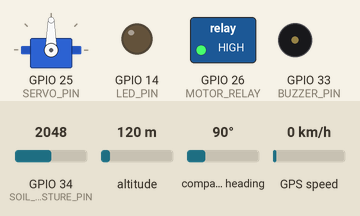
Recording of a sketch running on a simulated ESP32. Parts: servo, switched loads named in the sketch (green lamp = pin HIGH), output pins drawn as LEDs (lit = HIGH), buzzer (waves = sounding, pin HIGH). The inputs (shaded band) are chosen by the test bench; at power-on: GPIO 34 (SOIL_MOISTURE_PIN) = 2048, altitude 120 m, compass heading 90°, GPS speed 0 km/h. WiFi joins after 1.5 s; servers stay silent unless stated; the GPS gets a fix after 3 s at 37.7749, -122.4194 with 8 satellites; what the sketch prints to the serial monitor is not drawn.

Above: at 6.7 s.
6.8 s: GPIO 34 (SOIL_MOISTURE_PIN) set to 2126
At 11.1 s:
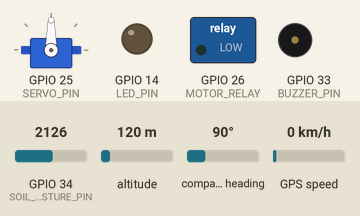
17.0 s: GPIO 34 (SOIL_MOISTURE_PIN) set to 1960
At 21.6 s:
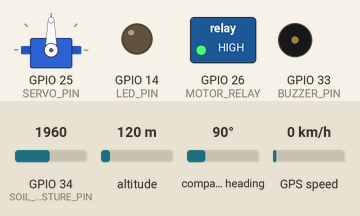
22.1 s: GPIO 34 (SOIL_MOISTURE_PIN) set to 2866
At 26.2 s:
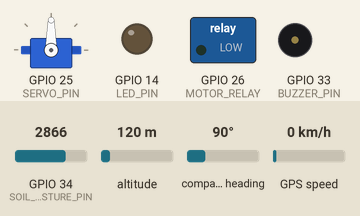
Timing chart, 0 to 27.7 s (numbered marks = the images above; inputs shaded):
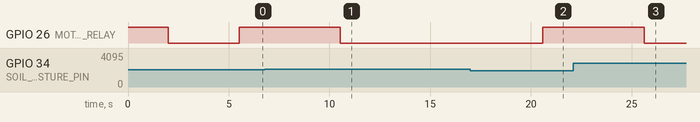

Measured:
- the behaviour switches between 2094 and 2095 on GPIO 34 (SOIL_MOISTURE_PIN) (found by bisection; images 0 and 1)
- after the input at 6.8 s, GPIO 26 (MOTOR_RELAY): HIGH → LOW after 3.7 s
- after the input at 17.0 s, GPIO 26 (MOTOR_RELAY): LOW → HIGH after 3.6 s
- after the input at 22.1 s, GPIO 26 (MOTOR_RELAY): HIGH → LOW after 3.5 s

The sketch:

smart_agri_with_cam.ino
```cpp
// Include necessary libraries
#include <WiFi.h>
#include <WebServer.h>
#include <DHT.h>
#include <ESP32Servo.h>
#include <TinyGPS++.h>
#include <HardwareSerial.h>

// WiFi Credentials
#define WIFI_SSID "project1234"       // WiFi SSID
#define WIFI_PASSWORD "project1234"   // WiFi Password

// DHT Sensor Configuration
#define DHTPIN 4                      // DHT sensor pin
#define DHTTYPE DHT11                 // DHT sensor type
DHT dht(DHTPIN, DHTTYPE);            // Initialize DHT sensor

// Sensor Pins
#define SOIL_MOISTURE_PIN 34          // Analog pin for soil moisture sensor
#define WATER_LEVEL_PIN 32            // Analog pin for water level sensor
#define MOTOR_RELAY 26                // Relay pin for motor
#define SERVO_PIN 25                  // Servo motor control pin
#define LED_PIN 14                    // LED pin for alert indication
#define BUZZER_PIN 33                 // Buzzer pin for alert indication

// GPS Configuration Pins
#define RXD2 16                       // GPS module RX pin
#define TXD2 17                       // GPS module TX pin
TinyGPSPlus gps;                     // GPS library instance
HardwareSerial gpsSerial(2);         // Use Serial2 for GPS

// Web Server Initialization
WebServer server(80);                // Web server runs on port 80
Servo servoMotor;                    // Servo motor object

// Connect to WiFi function
void connectToWiFi() {
  Serial.print("Connecting to WiFi");

  WiFi.mode(WIFI_STA);               // Set WiFi to station mode
  WiFi.begin(WIFI_SSID, WIFI_PASSWORD);  // Begin WiFi connection

  int maxAttempts = 30;              // Max attempts to connect (~15s)
  int attempt = 0;

  // Try connecting to WiFi
  while (WiFi.status() != WL_CONNECTED && attempt < maxAttempts) {
    delay(500);
    Serial.print(".");
    attempt++;
  }

  // If connected, print IP address
  if (WiFi.status() == WL_CONNECTED) {
    Serial.println("\n✅ WiFi Connected!");
    Serial.print("📡 IP Address: ");
    Serial.println(WiFi.localIP());
  } else {
    Serial.println("\n❌ Failed to connect to WiFi.");
    // Optional: ESP.restart();
  }
}

// Handle GET request for sensor data
void sendSensorData() {
  int rawSoilMoisture = analogRead(SOIL_MOISTURE_PIN);  // Read raw soil moisture value
  int adjustedMoisture = 4095 - rawSoilMoisture;         // Convert to proper scale
  int waterLevel = analogRead(WATER_LEVEL_PIN);          // Read water level
  float temp = dht.readTemperature();                    // Read temperature

  // Print sensor readings to Serial Monitor
  Serial.println("---- Sensor Data ----");
  Serial.println("Raw Soil Moisture: " + String(rawSoilMoisture));
  Serial.println("Adjusted Soil Moisture: " + String(adjustedMoisture));
  Serial.println("Water Level: " + String(waterLevel));
  Serial.println("Temperature: " + String(temp) + "°C");
  Serial.println("----------------------");

  // Create JSON data string
  String data = "{\"soil_moisture\":" + String(adjustedMoisture) +
                ",\"water_level\":" + String(waterLevel) +
                ",\"temperature\":" + String(temp) + "}";
  server.send(200, "application/json", data);  // Send data to client
}

// Handle POST request to trigger animal alert
void animalAlertHandler() {
  Serial.println("🐾 Animal alert triggered!");
  servoMotor.write(0);                          // Move servo to 0°
  digitalWrite(LED_PIN, HIGH);                  // Turn on LED
  digitalWrite(BUZZER_PIN, HIGH);               // Turn on Buzzer
  Serial.println("🚨 Servo at 0°, LED ON, Buzzer ON");

  // Servo sweep motion for scare
  for (int i = 0; i < 5; i++) {
    servoMotor.write(180);
    delay(1000);
    servoMotor.write(90);
    delay(1000);
    servoMotor.write(0);
    delay(1000);
  }

  delay(5000);                                   // Wait before resetting
  servoMotor.write(180);                         // Reset servo
  digitalWrite(LED_PIN, LOW);                    // Turn off LED
  digitalWrite(BUZZER_PIN, LOW);                 // Turn off Buzzer
  Serial.println("✅ Animal alert handled");
  server.send(200, "text/plain", "Animal alert handled");  // Send response
}

// Function to control water pump based on soil moisture
void controlWateringSystem() {
  int rawMoisture = analogRead(SOIL_MOISTURE_PIN);   // Read raw value
  int adjustedMoisture = 4095 - rawMoisture;         // Adjust value

  Serial.println("💧 Checking watering system...");
  Serial.print("Raw Soil Moisture: "); Serial.println(rawMoisture);
  Serial.print("Adjusted Soil Moisture: "); Serial.println(adjustedMoisture);

  // Determine moisture level and control motor
  if (adjustedMoisture <= 2000) {                    // Soil is dry
    digitalWrite(MOTOR_RELAY, LOW);                  // Turn pump ON (Active LOW)
    Serial.println("🔴 Soil is DRY! Pump is ON (Relay LOW)");
  } else {                                           // Soil is wet
    digitalWrite(MOTOR_RELAY, HIGH);                 // Turn pump OFF
    Serial.println("🟢 Soil is WET! Pump is OFF (Relay HIGH)");
  }

  // Log current relay state
  int relayState = digitalRead(MOTOR_RELAY);
  Serial.print("📢 Relay State: "); Serial.println(relayState == LOW ? "ON" : "OFF");
}

// Setup function runs once at startup
void setup() {
  Serial.begin(115200);                  // Start Serial Monitor
  dht.begin();                           // Initialize DHT sensor

  // Motor relay setup and test
  pinMode(MOTOR_RELAY, OUTPUT);
  digitalWrite(MOTOR_RELAY, HIGH);       // Initially OFF
  delay(2000);
  digitalWrite(MOTOR_RELAY, LOW);        // Test ON
  delay(2000);

  // Output pins setup
  pinMode(LED_PIN, OUTPUT);
  pinMode(BUZZER_PIN, OUTPUT);

  // Initialize and attach servo motor
  servoMotor.setPeriodHertz(50);         // Set servo frequency to 50Hz
  servoMotor.attach(SERVO_PIN, 500, 2500);  // Attach servo pin
  Serial.println("🚀 Servo on GPIO 25 initialized");

  // Initialize GPS module on Serial2
  gpsSerial.begin(9600, SERIAL_8N1, RXD2, TXD2);
  Serial.println("📡 GPS Module Initialized");

  // Connect to WiFi
  connectToWiFi();

  // Define server routes
  server.on("/sensor_data", HTTP_GET, sendSensorData);      // Sensor data endpoint
  server.on("/video_feed", HTTP_POST, animalAlertHandler);  // Animal alert trigger endpoint

  // Start the web server
  server.begin();
  Serial.println("🌐 Web server started");
}

// Loop function runs repeatedly
void loop() {
  // Read and process GPS data
  while (gpsSerial.available() > 0) {
    gps.encode(gpsSerial.read());
  }

  // Handle web server requests
  server.handleClient();

  // Check and control water pump system
  controlWateringSystem();

  // Wait before next cycle
  delay(5000);
}
```
